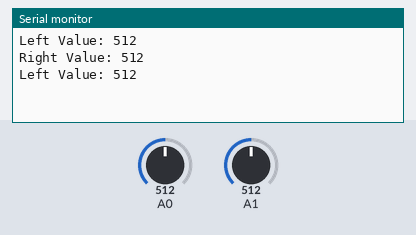
Bench run of a sketch on a simulated Arduino Uno, built with avr-gcc and run on an emulated ATmega328P. Shown: the last lines printed to the serial monitor. The inputs (shaded band) are chosen by the test bench; at power-on: A0 = 512, A1 = 512.

Above: at 2.8 s.
2.9 s: A0 set to 716
At 3.8 s:
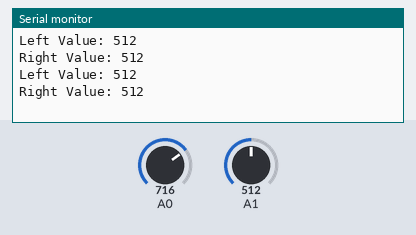
5.6 s: A1 set to 716
At 6.4 s:
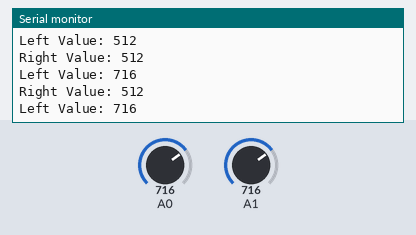
8.3 s: A0 set to 900
At 9.8 s:
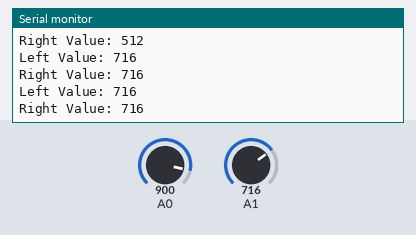
11.0 s: A1 set to 900
At 11.5 s:
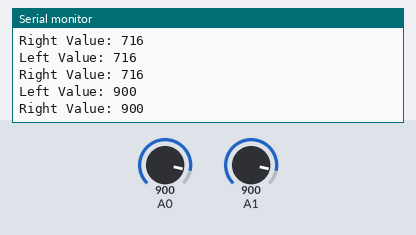
Timing chart, 0 to 14.0 s (numbered marks = the images above; inputs shaded):
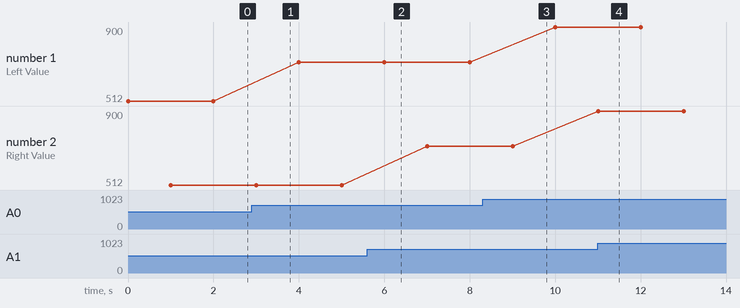

The sketch:

Clutch_tester.ino
```cpp
void setup() {
  Serial.begin(9600);
}

void loop() {

  int ClutchValueLeft = analogRead(A0);
  Serial.print("Left Value: ");
  Serial.println(ClutchValueLeft);
  delay(1000);

  int ClutchValueRight = analogRead(A1);
  Serial.print("Right Value: ");
  Serial.println(ClutchValueRight);
  delay(1000);
}
```

Measured:
- after the input at 11.0 s, the serial monitor: prints a new line at once (image 4)
- plotted number 1: 512 → 716 after the input at 2.9 s, 716 → 900 after the input at 8.3 s
